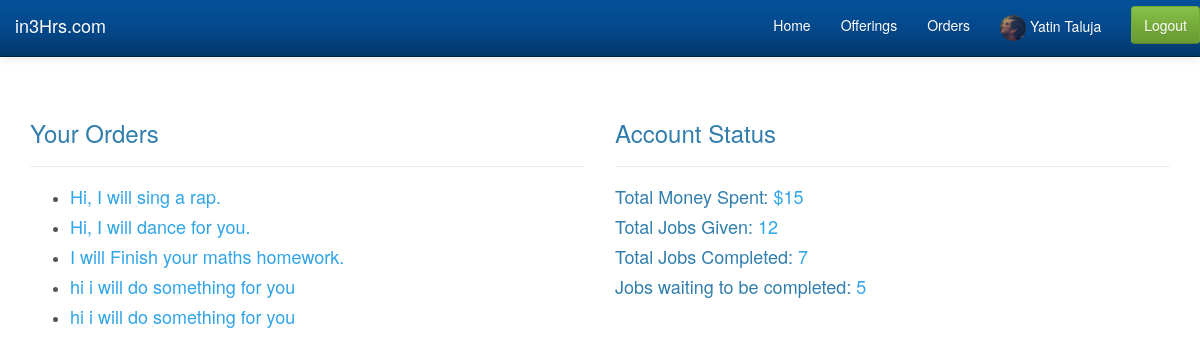
The page /public/html/client-dashboard.php on the database as committed earlier.
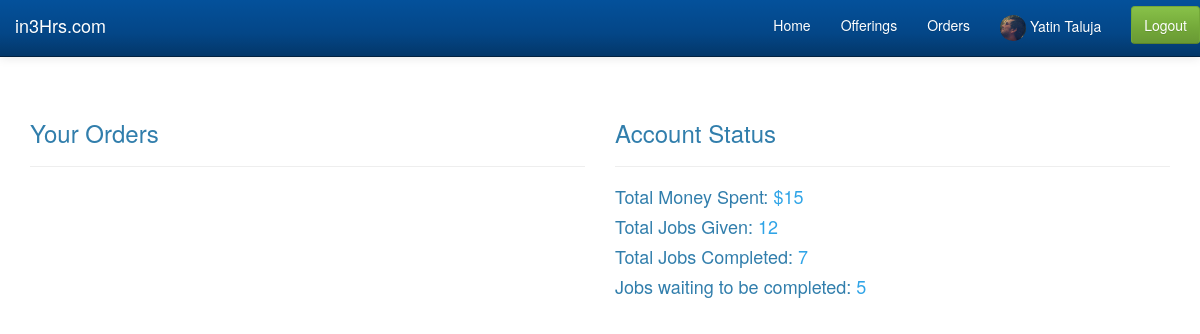
The same page on the database as committed later.
### tables this page shows
CREATE TABLE IF NOT EXISTS `orders` (
  `order_id` int(20) NOT NULL AUTO_INCREMENT,
  `offer_id` int(20) NOT NULL,
  `user_id` int(20) NOT NULL,
  `order_no` varchar(50) NOT NULL,
  `details` text NOT NULL,
  `status` varchar(50) NOT NULL,
  `accept_order` int(2) NOT NULL,
  PRIMARY KEY (`order_id`)
);

### public/html/client-dashboard.php (the view, shortened to what this page needs)
<!doctype html>
<html lang="en">
<head>
  <link rel="stylesheet" href="../css/bootstrap.css">
  <link rel="stylesheet" href="../css/styles.css">
</head>
<body>
  <nav class="navbar navbar-inverse navbar-fixed-top" role="navigation">
    <div class="container-fluid">
      <div class="navbar-header">
        <a class="navbar-brand" href="#">in3Hrs.com</a>
      </div>
      <div class="collapse navbar-collapse" id="app-navbar-collapse">
        <ul class="nav navbar-nav navbar-right">
        <li><a href="#">Home</a></li>
        <li><a href="#">Offerings</a></li>
        <li><a href="#">Orders</a></li>
        <li><a href="#"> <img src="../img/yatin-avatar.jpg" class="img-circle" height="26px"> Yatin Taluja</a></li>
        <li>
          <form class="navbar-form navbar-right" role="form">
            <button type="submit" class="btn btn-success">Logout</button>
          </form>
        </li>
      </ul>
      </div>
    </div>
  </nav>
  <div class="container">
    <div class="row">
      <div class="col-md-6">
        <h3>Your Orders</h3>
        <hr>
        <ul>
        <?php
		$query = mysql_query('select * from orders limit 5');
		while($row = mysql_fetch_array($query)) {
			echo '<li><h4><a href="order.php">' . $row['details'] . '</a></h4></li>';
		}
	?>
	</ul>
      </div>
      <div class="col-md-6">
        <h3>Account Status</h3>
        <hr>
        <h4>Total Money Spent: <span class="text-primary">$15</span></h4>
        <h4>Total Jobs Given: <span class="text-primary">12</span></h4>
        <h4>Total Jobs Completed: <span class="text-primary">7</span></h4>
        <h4>Jobs waiting to be completed: <span class="text-primary">5</span></h4>
      </div>
    </div>
  </div>
</body>
</html>

### public/css/styles.css (style rules this page uses)
body { margin-top: 100px; }

Rows that differ between the two databases and show on the page:
removed orders: details "Hi, I will sing a rap."
removed orders: details "Hi, I will dance for you."
removed orders: details "I will Finish your maths homework."
removed orders: details "hi i will do something for you"
removed orders: details "hi i will do something for you"
